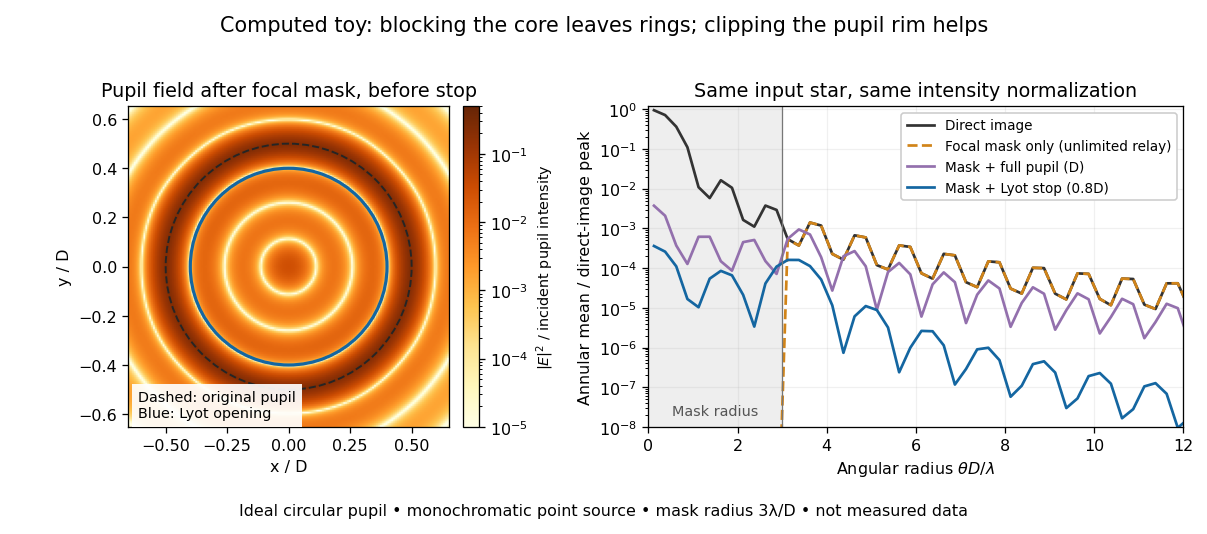

Reproduce this figure in Python.
"""Original scalar Fourier-optics toy; output opaque PNG to CWD.

Run from _media with MPLCONFIGDIR=/tmp/codex-wiki-matplotlib.
Tested with Python 3.14.4, NumPy 2.3.5, Matplotlib 3.10.7.
Ideal coherent monochromatic on-axis point source; circular unobstructed
pupil, no aberrations, scatter, atmosphere, bandwidth, or detector noise.
Coordinates x are in pupil diameters; u = theta*D/lambda. Centered unitary
DFTs propagate field amplitudes, never intensities. The finite periodic
grid has 1024 samples, 128 across D, and 0.125 lambda/D image sampling.
An unlimited relay (L=1) is contrasted with L=P and a 0.8D Lyot stop.
All image curves share the unmasked full-pupil peak normalization.
"""
from pathlib import Path
import json

import matplotlib
matplotlib.use("Agg")
import matplotlib.pyplot as plt
from matplotlib.colors import LogNorm
from matplotlib.patches import Circle
import numpy as np


def forward(field):
    return np.fft.fftshift(np.fft.fft2(np.fft.ifftshift(field), norm="ortho"))


def inverse(field):
    return np.fft.fftshift(np.fft.ifft2(np.fft.ifftshift(field), norm="ortho"))


def calculate(n=1024, diameter_samples=128):
    x = (np.arange(n) - n // 2) / diameter_samples
    xx, yy = np.meshgrid(x, x)
    pupil_radius = np.hypot(xx, yy)
    pupil = (pupil_radius <= .5).astype(float)
    u = np.fft.fftshift(np.fft.fftfreq(n, 1 / diameter_samples))
    ux, uy = np.meshgrid(u, u)
    image_radius = np.hypot(ux, uy)
    mask = (image_radius > 3).astype(float)
    stop = (pupil_radius <= .4).astype(float)
    direct = forward(pupil)
    masked = direct * mask
    lyot_field = inverse(masked)
    fields = [direct, masked, forward(lyot_field * pupil), forward(lyot_field * stop)]
    intensities = [np.abs(field) ** 2 for field in fields]
    peak = intensities[0][n // 2, n // 2]
    annulus = (image_radius >= 4) & (image_radius <= 10)
    metrics = {
        "n": n, "diameter_samples": diameter_samples,
        "mask_radius_lambda_over_D": 3, "stop_diameter_over_D": .8,
        "image_sampling_lambda_over_D": diameter_samples / n,
        "power_fraction": [float(v.sum() / pupil.sum()) for v in intensities],
        "annular_mean_4_to_10_over_direct_peak": [float(v[annulus].mean() / peak) for v in intensities],
        "rim_fraction_of_full_pupil_residual_power": float((np.abs(lyot_field) ** 2)[(pupil > 0) & (stop == 0)].sum()
            / (np.abs(lyot_field) ** 2)[pupil > 0].sum()),
        "far_off_axis_geometric_throughput": float(stop.sum() / pupil.sum()),
    }
    return x, image_radius, lyot_field, intensities, peak, metrics


def main():
    x, radius, field, intensities, peak, metrics = calculate()
    print(json.dumps(metrics, indent=2))
    plt.rcParams.update({"font.size": 10, "font.family": "DejaVu Sans"})
    fig, (ax0, ax1) = plt.subplots(1, 2, figsize=(10.5, 4.65), gridspec_kw={"width_ratios": [1, 1.35]}, facecolor="white")
    selected = np.flatnonzero(np.abs(x) <= .65)
    cropped = (np.abs(field) ** 2)[np.ix_(selected, selected)]
    step = x[1] - x[0]
    bounds = [x[selected[0]] - step / 2, x[selected[-1]] + step / 2] * 2
    picture = ax0.imshow(cropped, origin="lower", extent=bounds, cmap="YlOrBr", norm=LogNorm(vmin=1e-5, vmax=.5))
    ax0.add_patch(Circle((0, 0), .5, fill=False, edgecolor="#252525", lw=1.2, ls="--"))
    ax0.add_patch(Circle((0, 0), .4, fill=False, edgecolor="#1466a1", lw=2))
    ax0.set(title="Pupil field after focal mask, before stop", xlabel="x / D", ylabel="y / D")
    ax0.text(.03, .03, "Dashed: original pupil\nBlue: Lyot opening", transform=ax0.transAxes,
             fontsize=9, bbox={"facecolor": "white", "edgecolor": "none", "alpha": .92})
    cb = fig.colorbar(picture, ax=ax0, fraction=.045, pad=.035)
    cb.set_label(r"$|E|^2$ / incident pupil intensity", fontsize=9)
    edges = np.arange(0, 12.2501, .25)
    bins = np.digitize(radius.ravel(), edges) - 1
    valid = (bins >= 0) & (bins < len(edges) - 1)
    counts = np.bincount(bins[valid], minlength=len(edges) - 1)
    labels = ["Direct image", "Focal mask only (unlimited relay)", "Mask + full pupil (D)", "Mask + Lyot stop (0.8D)"]
    colors = ["#333333", "#d18419", "#9370ad", "#1466a1"]
    for intensity, label, color, style in zip(intensities, labels, colors, ["-", "--", "-", "-"]):
        sums = np.bincount(bins[valid], weights=intensity.ravel()[valid] / peak, minlength=len(counts))
        means = sums / counts
        ax1.semilogy((edges[:-1] + edges[1:]) / 2, np.maximum(means, 1e-12), label=label, color=color, ls=style, lw=1.7)
    ax1.axvspan(0, 3, color="#eeeeee", zorder=-2)
    ax1.axvline(3, color="#777777", lw=.8)
    ax1.text(1.5, 2e-8, "Mask radius", ha="center", color="#555555", fontsize=9)
    ax1.set(xlim=(0, 12), ylim=(1e-8, 1.2), xlabel=r"Angular radius $\theta D / \lambda$", ylabel="Annular mean / direct-image peak",
            title="Same input star, same intensity normalization")
    ax1.grid(alpha=.18, which="major")
    ax1.legend(loc="upper right", fontsize=8.5, framealpha=1)
    fig.suptitle("Computed toy: blocking the core leaves rings; clipping the pupil rim helps", fontsize=13, y=.97)
    fig.text(.5, .035, "Ideal circular pupil • monochromatic point source • mask radius 3λ/D • not measured data", ha="center", fontsize=10)
    fig.subplots_adjust(left=.07, right=.98, bottom=.20, top=.80, wspace=.36)
    fig.savefig(Path.cwd() / (Path(__file__).stem + ".png"), dpi=115, facecolor="white", transparent=False)
    plt.close(fig)


if __name__ == "__main__":
    main()
